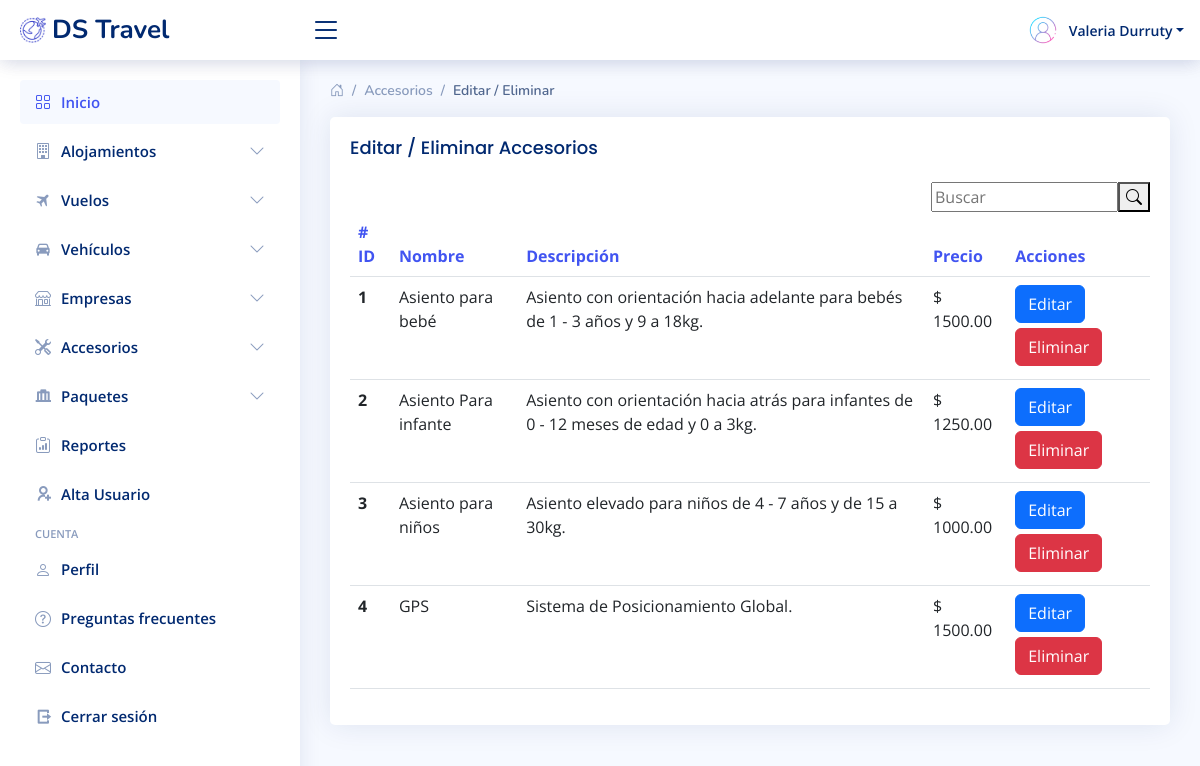
/Admin/sistema/mod_baja-accesorios.php (signed in), run on the app's committed database.
### tables this page shows
CREATE TABLE `accesorios` (
  `idAccesorio` int(11) NOT NULL,
  `accesorio` varchar(250) NOT NULL,
  `descripcionAccesorio` varchar(250) NOT NULL,
  `precioAccesorio` decimal(10,2) NOT NULL
);

### Admin/sistema/mod_baja-accesorios.php (the view, shortened to what this page needs)
<?php
include "../conexion.php";
$cmd = mysqli_query($conexion,"SELECT * FROM accesorios");
?>
<!DOCTYPE html>
<html lang="en">
<head>
  <link href="assets/vendor/bootstrap/css/bootstrap.min.css" rel="stylesheet">
  <link href="assets/vendor/bootstrap-icons/bootstrap-icons.css" rel="stylesheet">
  <link href="assets/vendor/boxicons/css/boxicons.min.css" rel="stylesheet">
  <link href="assets/vendor/quill/quill.snow.css" rel="stylesheet">
  <link href="assets/vendor/quill/quill.bubble.css" rel="stylesheet">
  <link href="assets/vendor/remixicon/remixicon.css" rel="stylesheet">
  <link href="assets/vendor/simple-datatables/style.css" rel="stylesheet">
  <link href="assets/css/style.css" rel="stylesheet">
</head>
<body>
  <?php include "includes/header.php"; ?>
  <?php include "includes/Sidebar.php"; ?>
  <main id="main" class="main">
    <div class="pagetitle">
      <nav>
        <ol class="breadcrumb">
          <li class="breadcrumb-item"><a href="home.php"><i class="bi bi-house-door"></i></a></li>
          <li class="breadcrumb-item">Accesorios</li>
          <li class="breadcrumb-item active">Editar / Eliminar</li>
        </ol>
      </nav>
    </div>
    <section class="section">
          <div class="card">
            <div class="card-body">
              <h5 class="card-title">Editar / Eliminar Accesorios</h5>
              <div class="search-bar" style="float: right">
                <form class="search-form d-flex align-items-center" method="GET" action="buscar_accesorio.php">
                  <input type="text" name="busqueda" id="busqueda" placeholder="Buscar" title="Enter search keyword">
                  <button type="submit" title="Search"><i class="bi bi-search"></i></button>
                </form>
              </div>
                  <table class="table table-hover">
                    <thead>
                      <tr>
                        <th scope="col" data-sortable="">
                          <a href="#" class=""># ID</a>
                        </th>
                        <th scope="col" data-sortable="">
                          <a href="#" class="">Nombre</a>
                        </th>
                        <th scope="col" data-sortable="">
                          <a href="#" class="">Descripción</a>
                        </th>
                        <th scope="col" data-sortable="">
                          <a href="#" class="">Precio</a>
                        </th>
                        <th scope="col" data-sortable="">
                          <a href="#" class="">Acciones</a>
                        </th>
                      </tr>
                    </thead>
                    <tbody>
                        <?php while ($accesorios = mysqli_fetch_array($cmd)) {
                        ?>
                      <tr>
                        <th scope="row"><?php echo $accesorios['idAccesorio']; ?></th>
                        <td><?php echo $accesorios['accesorio']; ?></td>
                        <td><?php echo ($accesorios['descripcionAccesorio']); ?></td>
                        <td>$ <?php echo ($accesorios['precioAccesorio']); ?></td>
                        <td>
						    <a href="editar-accesorios.php?id=<?php echo $accesorios["idAccesorio"]; ?>"><button type="button" class="btn btn-primary">Editar</button></a>
						    <a href="eliminar-accesorios.php?id=<?php echo $accesorios["idAccesorio"]; ?>"><button type="button" class="btn btn-danger">Eliminar</button></a>
					    </td>
                        </tr>
                        <?php };?>
                    </tbody>
                  </table>
        </div>
      </div>
    </section>
  </main>
  <?php include "includes/header.php"; ?>
</body>
</html>

### Admin/sistema/assets/css/style.css (style rules this page uses)
:root { scroll-behavior: smooth; }
body { font-family: "Open Sans", sans-serif; background: #f6f9ff; color: #444444; }
a { color: #4154f1; text-decoration: none; }
h1, h2, h3, h4, h5, h6 { font-family: "Nunito", sans-serif; }
#main { margin-top: 60px; padding: 20px 30px; transition: all 0.3s; }
.pagetitle { margin-bottom: 10px; }
.btn { margin-bottom: 5px; }
.card { margin-bottom: 30px; border: none; border-radius: 5px; box-shadow: 0px 0 30px rgba(1, 41, 112, 0.1); }
.card-title { padding: 20px 0 15px 0; font-size: 18px; font-weight: 500; color: #012970; font-family: "Poppins", sans-serif; }
.card-body { padding: 0 20px 20px 20px; }
.breadcrumb { font-size: 14px; font-family: "Nunito", sans-serif; color: #899bbd; font-weight: 600; }
.breadcrumb a { color: #899bbd; transition: 0.3s; }
.breadcrumb .breadcrumb-item::before { color: #899bbd; }
.breadcrumb .active { color: #51678f; font-weight: 600; }
@media (min-width: 1200px) { #main, #footer { margin-left: 300px; } }

### data on the page
accesorios: idAccesorio "1", accesorio "Asiento para bebé", descripcionAccesorio "Asiento con orientación hacia adelante para bebés de 1 - 3 años y 9 a 18kg.", precioAccesorio "1500.00"
accesorios: idAccesorio "2", accesorio "Asiento Para infante", descripcionAccesorio "Asiento con orientación hacia atrás para infantes de 0 - 12 meses de edad y 0 a 3kg.", precioAccesorio "1250.00"
accesorios: idAccesorio "3", accesorio "Asiento para niños", descripcionAccesorio "Asiento elevado para niños de 4 - 7 años y de 15 a 30kg.", precioAccesorio "1000.00"
accesorios: idAccesorio "4", accesorio "GPS", descripcionAccesorio "Sistema de Posicionamiento Global.", precioAccesorio "1500.00"

### other printed values
$_SESSION['nombre'] "Valeria"
$_SESSION['apellido'] "Durruty"
